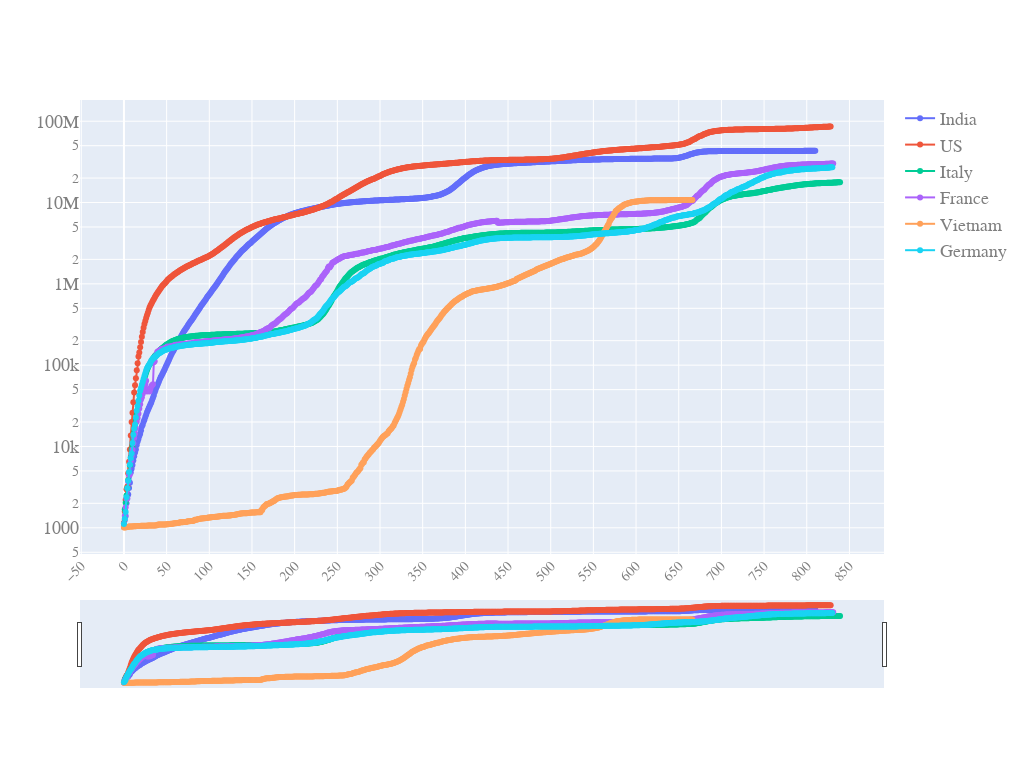

The cell this chart's notebook holds for it:
### Code cell
quick_plot(pd_sync_timeline.date, pd_sync_timeline.iloc[:,:-1], y_scale = 'log', slider = True)

### Figure 1 — Plotly figure (JSON) as saved in the notebook; plotly's stock layout.template omitted (floating-point values rounded to 4 significant figures; data arrays with more than 128 entries replaced by an {"elided": "..."} marker saying what was removed)
{"data": [{"mode": "markers+lines", "name": "India", "type": "scatter", "x": {"elided": "840 int values"}, "y": {"elided": "840 int values"}}, {"mode": "markers+lines", "name": "US", "type": "scatter", "x": {"elided": "840 int values"}, "y": {"elided": "840 int values"}}, {"mode": "markers+lines", "name": "Italy", "type": "scatter", "x": {"elided": "840 int values"}, "y": {"elided": "840 int values"}}, {"mode": "markers+lines", "name": "France", "type": "scatter", "x": {"elided": "840 int values"}, "y": {"elided": "840 int values"}}, {"mode": "markers+lines", "name": "Vietnam", "type": "scatter", "x": {"elided": "840 int values"}, "y": {"elided": "840 int values"}}, {"mode": "markers+lines", "name": "Germany", "type": "scatter", "x": {"elided": "840 int values"}, "y": {"elided": "840 int values"}}], "layout": {"autosize": true, "font": {"color": "#7f7f7f", "family": "PT Sans, monospace", "size": 18}, "height": 768, "width": 1024, "xaxis": {"nticks": 20, "rangeslider": {"visible": true}, "tickangle": -45, "tickfont": {"color": "#7f7f7f", "size": 14}}, "yaxis": {"type": "log"}}}
